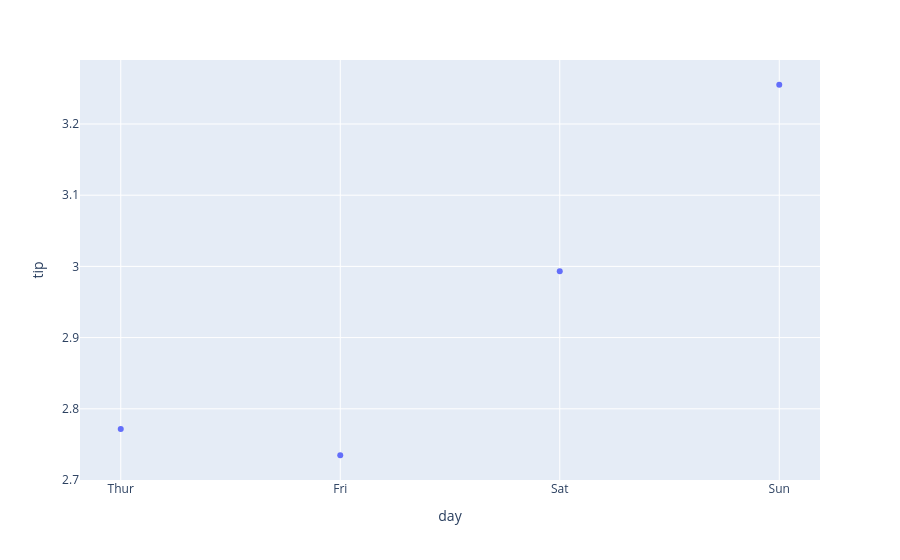

The code cell stored with this chart in its notebook:
### Code cell
day_tip = tips.groupby('day')['tip'].mean().reset_index()

fig = px.scatter(day_tip, x='day', y='tip')
fig.show()

### Figure 1 — Plotly figure (JSON) as saved in the notebook; plotly's stock layout.template omitted (floating-point values rounded to 4 significant figures)
{"data": [{"hovertemplate": "day=%{x}<br>tip=%{y}<extra></extra>", "legendgroup": "", "marker": {"color": "#636efa", "symbol": "circle"}, "mode": "markers", "name": "", "orientation": "v", "showlegend": false, "type": "scatter", "x": ["Thur", "Fri", "Sat", "Sun"], "xaxis": "x", "y": [2.771, 2.735, 2.993, 3.255], "yaxis": "y"}], "layout": {"legend": {"tracegroupgap": 0}, "margin": {"t": 60}, "xaxis": {"anchor": "y", "domain": [0, 1], "title": {"text": "day"}}, "yaxis": {"anchor": "x", "domain": [0, 1], "title": {"text": "tip"}}}}
